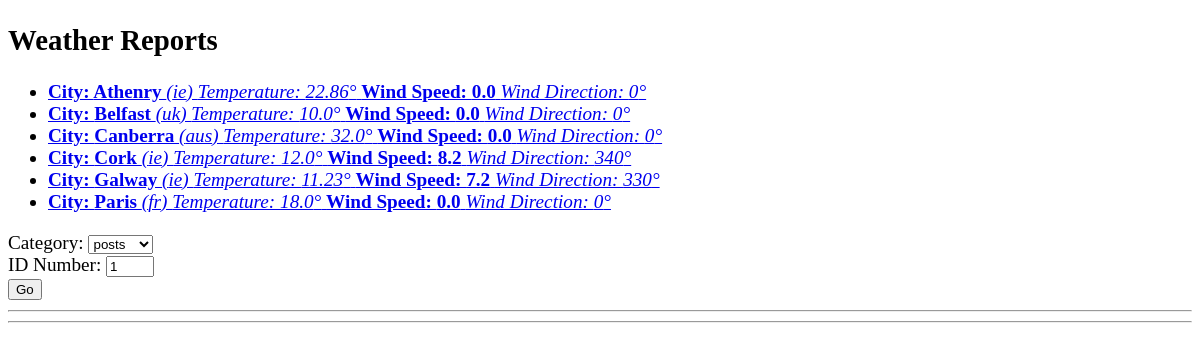
Page /polls/weather/ on the earlier database version.
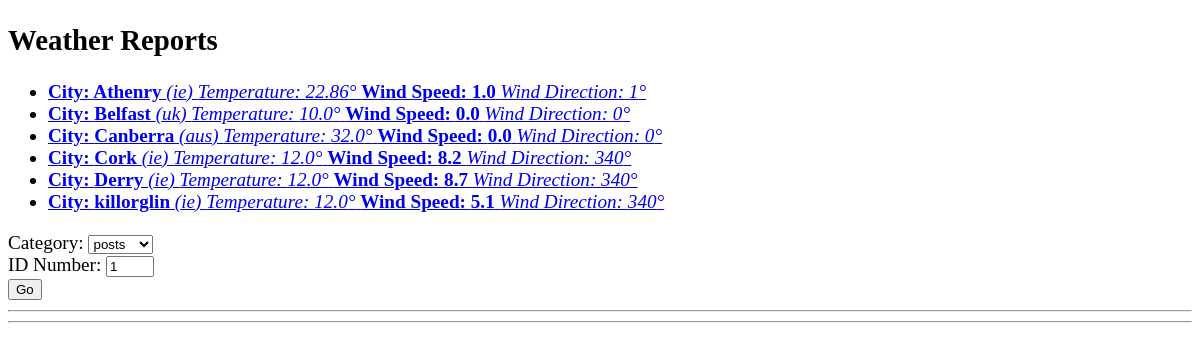
Same page on the later database version.
### polls/models.py (models this page shows, shortened)
class Weather(models.Model):
    city = models.CharField(max_length=200)
    country = models.CharField(max_length=200)
    description = models.CharField(max_length=200)
    temperature = models.FloatField(default=22)
    wind_speed = models.FloatField(default=0)
    wind_direction = models.IntegerField(default=0)

### polls/views.py (the view)
# urls.py: path('weather/', views.weather, name='weather'),
def weather(request):
    weather_list = Weather.objects.order_by('city')
    context = {'weather_list': weather_list}
    return render(request, 'polls/weather.html', context)

### polls/templates/polls/weather.html (shortened to what this page needs)
<!DOCTYPE html>
<html lang="en">
<head>
    {% load static %}
    <link rel='stylesheet' href='{% static "polls/polls.css" %}' type='text/css' />
</head>
<body>
    <h2>Weather Reports</h2>
    {% if weather_list %}
    <ul>
        {% for weather in weather_list %}
        <li><a href="{% url 'polls:weather_form' weather.id %}">
                <span class='city'>City: {{ weather.city }} </span>
                <span class='country'>({{weather.country}}) </span>
                <span class='temp'>Temperature: {{weather.temperature}}&deg;</span>
                <span class='speed'>Wind Speed: {{weather.wind_speed}}</span>
                <span class='dir'>Wind Direction: {{weather.wind_direction}}&deg;</span>
            </a></li>
        {% endfor %}
    </ul>
    {% else %}
    <h3 class='highlight'>There are no weather reports yet</h3>
    {% endif  %}
    <section>
        Category:
        <select id='cat'>
            <option>posts</option>
        </select>
        <br />
        ID Number:
        <input type="number" min="1" max="9" step="1" id='num' value='1' />
        <br />
        <button id='btnGo'>Go</button>
        <hr />
        <hr />
    </section>
</body>
</html>

### polls/static/polls/polls.css (style rules this page uses)
body { font-size: larger; }
.city { font-weight:bolder; }
.country { font-style: italic; }
.desc, .speed { font-weight: bold; }
.temp, .dir { font-style: italic; }

Differences in the rows shown:
changed Weather "Athenry": wind_speed "0.0" → "1.0"; wind_direction "0" → "1"
changed Weather: city "Paris" → "Derry"; country "fr" → "ie"; temperature "18.0" → "12.0"; wind_speed "0.0" → "8.7"; wind_direction "0" → "340"; moves up the list
changed Weather: city "Galway" → "killorglin"; temperature "11.23" → "12.0"; wind_speed "7.2" → "5.1"; wind_direction "330" → "340"
